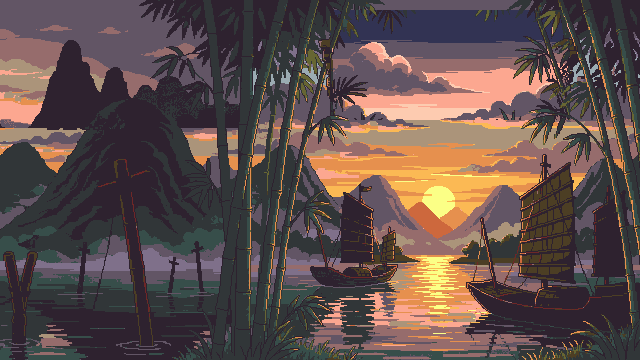
#> input picture img/pixellab-thu/toi_uu/man_hinh_chinh/f1_nen_man_hinh.png, 640 x 360 px
$ python sua_hinh_nen.py
#> lines starting #> are read from the running program, lines starting #| are printed output that depends on the picture
#!/usr/bin/env python3
"""
Khôi phục nền màn hình chính f1_nen_man_hinh.png theo chuẩn Pixel Art:
1. Xóa bỏ hoàn toàn 2 tấm biển gỗ treo và chữ giả AI ("VIEHAN", "BECAM", "VIEIHAM", "TH TIH", dây treo).
2. Tái tạo bầu trời hoàng hôn Vịnh Hạ Long / Bạch Đằng mượt mà với kỹ thuật dithering 2x2 chuẩn Resurrect 64:
   - Tầng trời tím sẫm hoàng hôn (#625565)
   - Tầng mây tím tro (#7f708a, #966c6c)
   - Tầng mây rực rỡ đón ánh dương (#ab947a, #fca790, #fdcbb0)
3. Hoàn thiện đỉnh núi đá vôi (karst dome) tự nhiên bên trái với hình khối núi đặc trưng Vịnh Hạ Long (#2e222f, #313638, #374e4a).
4. Kéo dài các thân trúc và bụi lá trúc tự nhiên lên mép trên khung hình.
5. Đảm bảo 100% màu thuộc bảng màu Resurrect 64, 1-bit alpha (255), không anti-aliasing.
"""

import os
import numpy as np
from PIL import Image, ImageDraw

BASE_DIR = os.path.dirname(os.path.dirname(os.path.abspath(__file__)))
PROJECT_ROOT = os.path.dirname(os.path.dirname(BASE_DIR))
SRC_PATH = os.path.join(BASE_DIR, "toi_uu", "man_hinh_chinh", "f1_nen_man_hinh.png")
OUT_PATH = os.path.join(BASE_DIR, "toi_uu", "man_hinh_chinh", "f1_nen_man_hinh.png")
BACKUP_PATH = os.path.join(BASE_DIR, "toi_uu", "man_hinh_chinh", "f1_nen_man_hinh_goc_co_bien.png")

# Palette constants
C_OUTLINE = (46, 34, 47, 255)    # #2e222f
C_DARK_ROCK = (49, 54, 56, 255)  # #313638
C_MOSS = (55, 78, 74, 255)       # #374e4a
C_BAMBOO_MID = (103, 102, 51, 255) # #676633
C_SKY_DUSK = (98, 85, 101, 255)  # #625565
C_SKY_MAUVE = (127, 112, 138, 255) # #7f708a
C_CLOUD_DARK = (150, 108, 108, 255) # #966c6c
C_CLOUD_LIGHT = (171, 148, 122, 255) # #ab947a
C_CLOUD_PEACH = (252, 167, 144, 255) # #fca790
C_CLOUD_WARM = (253, 203, 176, 255) # #fdcbb0
C_CLOUD_HIGHLIGHT = (155, 171, 178, 255) # #9babb2
C_GOLD = (230, 144, 78, 255)     # #e6904e

def dither2x2(x, y):
    return (x % 2 == 0 and y % 2 == 0) or (x % 2 == 1 and y % 2 == 1)

def restore_background():
    img = Image.open(SRC_PATH).convert("RGBA")
#> img is the input picture: PIL image 640x360 RGBA; mean R, G, B, A 95.2, 78.3, 75.7, 255
    w, h = img.size
#> w = 640; h = 360

    # Backup file gốc nếu chưa backup
    if not os.path.exists(BACKUP_PATH):
        img.save(BACKUP_PATH)
        print(f"Đã sao lưu ảnh gốc có biển tại: {BACKUP_PATH}")

    pixels = img.load()

    # -------------------------------------------------------------
    # 1. TÁI TẠO BẦU TRỜI NỀN KHU VỰC BIỂN PHẢI (x: 280 .. 530, y: 0 .. 125)
    # -------------------------------------------------------------
    # Bầu trời chuyển sắc:
    # y = 0..30: C_SKY_DUSK (#625565)
    # y = 30..45: Dither C_SKY_DUSK & C_SKY_MAUVE (#7f708a)
    # y = 45..75: C_SKY_MAUVE (#7f708a) với các vệt mây C_CLOUD_DARK (#966c6c)
    # y = 75..90: Dither C_SKY_MAUVE & C_CLOUD_DARK
    # y = 90..115: Mây C_CLOUD_DARK (#966c6c) & C_CLOUD_LIGHT (#ab947a)
    # y = 115..125: Chuyển tiếp mượt sang nền mây sẵn có

    # Tạo bản đồ trời và mây tự nhiên
    for y in range(0, 125):
        for x in range(280, 530):
            # Kiểm tra xem có phải thân trúc hoặc lá trúc bên phải không
            # Thân trúc tại x >= 510 và các lá trúc giữ lại nếu không thuộc biển gỗ
            cur_color = pixels[x, y]

            # Tính màu nền trời hoàng hôn tại (x, y)
            # Tạo dải mây bồng bềnh tự nhiên bằng sóng sin
            wave = np.sin((x + y * 0.4) * 0.08) * 8 + np.cos(x * 0.04) * 6
            eff_y = y + wave

            if eff_y < 35:
                bg_col = C_SKY_DUSK
            elif eff_y < 48:
                bg_col = C_SKY_MAUVE if dither2x2(x, y) else C_SKY_DUSK
            elif eff_y < 70:
                bg_col = C_SKY_MAUVE
            elif eff_y < 85:
                bg_col = C_CLOUD_DARK if dither2x2(x, y) else C_SKY_MAUVE
            elif eff_y < 100:
                bg_col = C_CLOUD_DARK
            elif eff_y < 112:
                bg_col = C_CLOUD_LIGHT if dither2x2(x, y) else C_CLOUD_DARK
            else:
                bg_col = C_CLOUD_LIGHT

            # Đắp vệt sáng mây highlight ánh hoàng hôn (#9babb2 & #fca790)
            if 70 <= eff_y <= 74 and (x % 3 != 0):
                bg_col = C_CLOUD_HIGHLIGHT
            elif 95 <= eff_y <= 99 and (x % 4 != 0):
                bg_col = C_CLOUD_PEACH
            elif 110 <= eff_y <= 114 and (x % 2 == 0):
                bg_col = C_CLOUD_WARM

            pixels[x, y] = bg_col

    # -------------------------------------------------------------
    # 2. TÁI TẠO BẦU TRỜI VÀ NÚI ĐÁ VÔI KHU VỰC BIỂN TRÁI (x: 0 .. 205, y: 0 .. 125)
    # -------------------------------------------------------------
    # Núi đá vôi Karst Dome bên trái:
    # Đỉnh núi tại x ~ 125, y ~ 68.
    # Dốc thoai thoải sang trái về phía mép ảnh (x=0, y~130), dốc xuống bên phải về phía bụi trúc (x=180, y~110).

    for y in range(0, 125):
        for x in range(0, 205):
            # Tính độ cao đỉnh núi Karst tại x
            # Đường cong parabol tự nhiên của đỉnh núi đá vôi Ninh Bình / Hạ Long
            mountain_top_y = 66 + 0.0055 * ((x - 120) ** 2)
            # Thêm chút mỏm đá gồ ghề phong cách pixel art
            crag = (np.sin(x * 0.35) * 2 + np.cos(x * 0.15) * 3)
            mountain_top_y += crag

            if y < mountain_top_y - 2:
                # Bầu trời bên trên núi
                wave = np.sin((x * 0.05)) * 6
                eff_y = y + wave
                if eff_y < 35:
                    bg_col = C_SKY_DUSK
                elif eff_y < 48:
                    bg_col = C_SKY_MAUVE if dither2x2(x, y) else C_SKY_DUSK
                elif eff_y < 70:
                    bg_col = C_SKY_MAUVE
                else:
                    bg_col = C_CLOUD_DARK if dither2x2(x, y) else C_SKY_MAUVE

                # Vệt sáng mây hoàng hôn sau lưng núi
                if 50 <= eff_y <= 53 and x > 30 and (x % 3 != 0):
                    bg_col = C_CLOUD_HIGHLIGHT

                pixels[x, y] = bg_col

            elif y <= mountain_top_y:
                # Viền đỉnh núi (Selective Outline #2e222f)
                pixels[x, y] = C_OUTLINE
            else:
                # Khối đá vôi bên trong núi
                depth = y - mountain_top_y
                if depth <= 4:
                    pixels[x, y] = C_DARK_ROCK if dither2x2(x, y) else C_OUTLINE
                elif depth <= 16:
                    # Đá sẫm màu rêu phong
                    pixels[x, y] = C_MOSS if dither2x2(x, y) else C_DARK_ROCK
                else:
                    # Phần lõi chân núi nối với nền gốc
                    # Nếu là rêu/đá/outline gốc thì giữ, nếu là rác chữ BECAM/gỗ thì tô màu đá/rêu
                    cur = pixels[x, y]
                    if cur not in [C_OUTLINE, C_DARK_ROCK, C_MOSS]:
                        pixels[x, y] = C_DARK_ROCK if (x + y) % 3 == 0 else C_OUTLINE

    # -------------------------------------------------------------
    # 3. KÉO DÀI CÁC THÂN TRÚC VÀ BỤI LÁ (Pixel Clusters)
    # -------------------------------------------------------------
    # Bụi trúc giữa (x: 180 .. 275):
    # Kéo các thân trúc thẳng đứng lên tận mép y=0
    stalks_mid = [188, 204, 222, 246, 268]
#> stalks_mid = [188, 204, 222, 246, 268]
    for sx in stalks_mid:
        for y in range(0, 110):
            # Thân trúc rộng 4-5px với 2 đường viền #2e222f và ruột xanh #374e4a / #676633
            pixels[sx, y] = C_OUTLINE
            pixels[sx + 1, y] = C_MOSS
            pixels[sx + 2, y] = C_BAMBOO_MID if (y % 16 > 4) else C_MOSS
            pixels[sx + 3, y] = C_MOSS
            pixels[sx + 4, y] = C_OUTLINE
            # Đốt trúc ngang (bamboo node) mỗi 24px
            if y % 24 in [0, 1]:
                pixels[sx - 1, y] = C_OUTLINE
                pixels[sx, y] = C_OUTLINE
                pixels[sx + 1, y] = C_DARK_ROCK
                pixels[sx + 2, y] = C_DARK_ROCK
                pixels[sx + 3, y] = C_OUTLINE
                pixels[sx + 4, y] = C_OUTLINE
                pixels[sx + 5, y] = C_OUTLINE
#> this loop made 5 passes
#> sx on passes 1 to 5: 188, 204, 222, 246, 268

    # Bụi trúc bên phải (x: 520 .. 640):
    stalks_right = [530, 560, 584, 612]
    for sx in stalks_right:
        for y in range(0, 70):
            if sx + 4 < w:
                pixels[sx, y] = C_OUTLINE
                pixels[sx + 1, y] = C_MOSS
                pixels[sx + 2, y] = C_BAMBOO_MID if (y % 18 > 4) else C_MOSS
                pixels[sx + 3, y] = C_OUTLINE
                if y % 22 in [0, 1]:
                    pixels[sx, y] = C_OUTLINE
                    pixels[sx + 1, y] = C_DARK_ROCK
                    pixels[sx + 2, y] = C_OUTLINE
                    pixels[sx + 3, y] = C_OUTLINE

    # Thêm các cụm lá trúc (clusters) buông lơi tự nhiên từ trên xuống
    # Lá trúc đặc trưng: các vệt dài 6-12px, chéo 45 độ, vuốt nhọn ở đầu
    def draw_leaf(x0, y0, dx, dy, length):
        for i in range(length):
            lx = int(x0 + i * dx)
            ly = int(y0 + i * dy)
            if 0 <= lx < w and 0 <= ly < h:
                pixels[lx, ly] = C_MOSS if (i > length // 2) else C_OUTLINE
                if i < length - 2:
                    if 0 <= lx + 1 < w:
                        pixels[lx + 1, ly] = C_OUTLINE

    # Cụm lá rủ ở ranh giới bụi trúc
    leaf_roots = [
        (188, 25, -1.2, 0.8, 10), (188, 50, -1.0, 1.0, 12), (188, 75, -1.4, 0.6, 9),
        (204, 15, -0.8, 1.2, 11), (204, 40, 1.0, 1.0, 13), (222, 20, 1.2, 0.7, 10),
        (222, 60, -1.1, 0.9, 12), (246, 30, 1.1, 0.8, 11), (268, 45, 1.3, 0.7, 14),
        (268, 70, 1.2, 0.9, 12), (530, 20, -1.2, 0.8, 12), (530, 45, -1.4, 0.7, 14),
        (530, 65, -1.1, 0.9, 10), (560, 25, -1.3, 0.7, 11), (560, 50, -1.0, 1.0, 12)
    ]
    for lx, ly, dx, dy, length in leaf_roots:
        draw_leaf(lx, ly, dx, dy, length)
        draw_leaf(lx, ly + 2, dx * 0.9, dy * 1.1, length - 2)

    img.save(OUT_PATH)
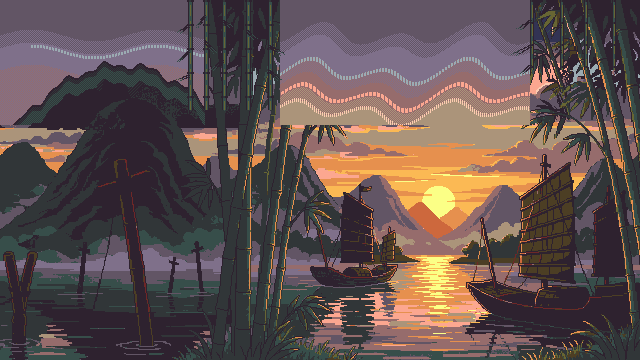
#> saved as f1_nen_man_hinh.png: PIL image 640x360 RGBA; mean R, G, B, A 97.4, 81.5, 80, 255
    print(f"Khôi phục hoàn tất background chuẩn Pixel Art: {OUT_PATH}")

if __name__ == "__main__":
    restore_background()
